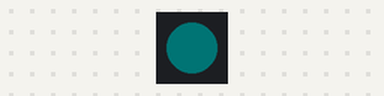
Recording of a sketch running on a simulated Arduino Uno, built with avr-gcc and run on an emulated ATmega328P. On the bench: 1 RGB LEDs in strip order, left to right. Dim RGB values are drawn brighter than linear.

Above: at 0.15 s.
At 17.8 s:
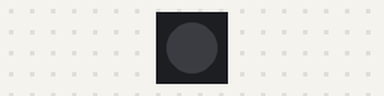
Timing chart, 0 to 27.8 s (numbered marks = the images above):
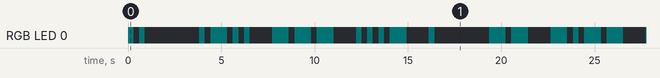

The sketch:

morse-code-ring.ino
```cpp
/**
*
*  gemma.SMN
*`
*  Convert string to morse code and display via Neopixels
*
*  https://github.com/klinstifen/gemma.SMN
*
**/

#include <Adafruit_NeoPixel.h> // Include the adafruit Neopixel Library

// adafruit gemma

#define PIN        2
#define NUMPIXELS  1

// Parameter 1 = number of pixels in strip
// Parameter 2 = pin number (most are valid)
// Parameter 3 = pixel type flags, add together as needed:
//   NEO_KHZ800  800 KHz bitstream (most NeoPixel products w/WS2812 LEDs)
//   NEO_KHZ400  400 KHz (classic 'v1' (not v2) FLORA pixels, WS2811 drivers)
//   NEO_GRB     Pixels are wired for GRB bitstream (most NeoPixel products)
//   NEO_RGB     Pixels are wired for RGB bitstream (v1 FLORA pixels, not v2)
Adafruit_NeoPixel pixels = Adafruit_NeoPixel(NUMPIXELS, PIN, NEO_GRB + NEO_KHZ800);

const int brightness = 1;
uint32_t red = pixels.Color(255, 0, 0);
uint32_t lightred = pixels.Color(140, 0, 0);
uint32_t off = pixels.Color(0, 0, 0);
uint32_t turquoise = pixels.Color(64, 224, 208);

uint8_t dit = 60;
uint8_t dah = 180;
uint8_t shogap = 180;
uint8_t medgap = 420;
uint8_t interchar = 60;

void setup() {
  pixels.begin();
  pixels.setBrightness(brightness);
  pixels.show();
}

void loop() {
  convert("i love myself");
}
/**
 *
 * Convert messages to morse code
 *
 */
void convert(String mCode) {
  for (int i = 0; i < mCode.length() + 1; i++) {
    switch (mCode.charAt(i)) {
      case 'a':
        mark(dit);
        mark(dah);
        break;
      case 'b':
        mark(dah);
        mark(dit);
        mark(dit);
        mark(dit);
        break;
      case 'c':
        mark(dah);
        mark(dit);
        mark(dah);
        mark(dit);
        break;
      case 'd':
        mark(dah);
        mark(dit);
        mark(dit);
        break;
      case 'e':
        mark(dit);
        break;
      case 'f':
        mark(dit);
        mark(dit);
        mark(dah);
        mark(dit);
        break;
      case 'g':
        mark(dah);
        mark(dah);
        mark(dit);
        break;
      case 'h':
        mark(dit);
        mark(dit);
        mark(dit);
        mark(dit);
        break;
      case 'i':
        mark(dit);
        mark(dit);
        break;
      case 'j':
        mark(dit);
        mark(dah);
        mark(dah);
        mark(dah);
        break;
      case 'k':
        mark(dah);
        mark(dit);
        mark(dah);
        break;
      case 'l':
        mark(dit);
        mark(dah);
        mark(dit);
        mark(dit);
        break;
      case 'm':
        mark(dah);
        mark(dah);
        break;
      case 'n':
        mark(dah);
        mark(dit);
        break;
      case 'o':
        mark(dah);
        mark(dah);
        mark(dah);
        break;
      case 'p':
        mark(dit);
        mark(dah);
        mark(dah);
        mark(dit);
        break;
      case 'q':
        mark(dah);
        mark(dah);
        mark(dit);
        mark(dah);
        break;
      case 'r':
        mark(dit);
        mark(dah);
        mark(dit);
        break;
      case 's':
        mark(dit);
        mark(dit);
        mark(dit);
        break;
      case 't':
        mark(dah);
        break;
      case 'u':
        mark(dit);
        mark(dit);
        mark(dah);
        break;
      case 'v':
        mark(dit);
        mark(dit);
        mark(dit);
        mark(dah);
        break;
      case 'w':
        mark(dit);
        mark(dah);
        mark(dah);
        break;
      case 'x':
        mark(dah);
        mark(dit);
        mark(dit);
        mark(dah);
        break;
      case 'y':
        mark(dah);
        mark(dit);
        mark(dah);
        mark(dah);
        break;
      case 'z':
        mark(dah);
        mark(dah);
        mark(dit);
        mark(dit);
        break;
      case ' ':
        pause(medgap);
        break;
    }
    pause(shogap);
  }
  eot();
}

/**
 *
 * Display short or long mark
 *
 */
void mark(uint8_t blip) {
  for (int i = 0; i < NUMPIXELS; i++) {
    pixels.setPixelColor(i, turquoise);
  }
  pixels.show();
  delay(blip*5);
  for (int i = 0; i < NUMPIXELS; i++) {
    pixels.setPixelColor(i, off);
  }
  pixels.show();
  delay(interchar*5);
}

/**
 *
 * Pause between a letter or word
 *
 */
void pause(uint8_t wait) {
  delay(wait*5);
}

/**
 *
 * Display end of transmission animation
 *
 */
void eot() {
  pixels.show();
  delay(50);
  for (int i = 0; i < NUMPIXELS; i = i + 2) {
   pixels.setPixelColor(i, off);
  }
  delay(2000);
}
```

Measured:
- by itself, RGB LED 0: off → RGB(0, 1, 1) at 0.00 s, → off 0.30 s later, → RGB(0, 1, 1) 0.30 s later, → off 0.30 s later, … (196 changes in this stretch)
- by itself, everything shown: repeats every 42.7 s, in 64 steps
